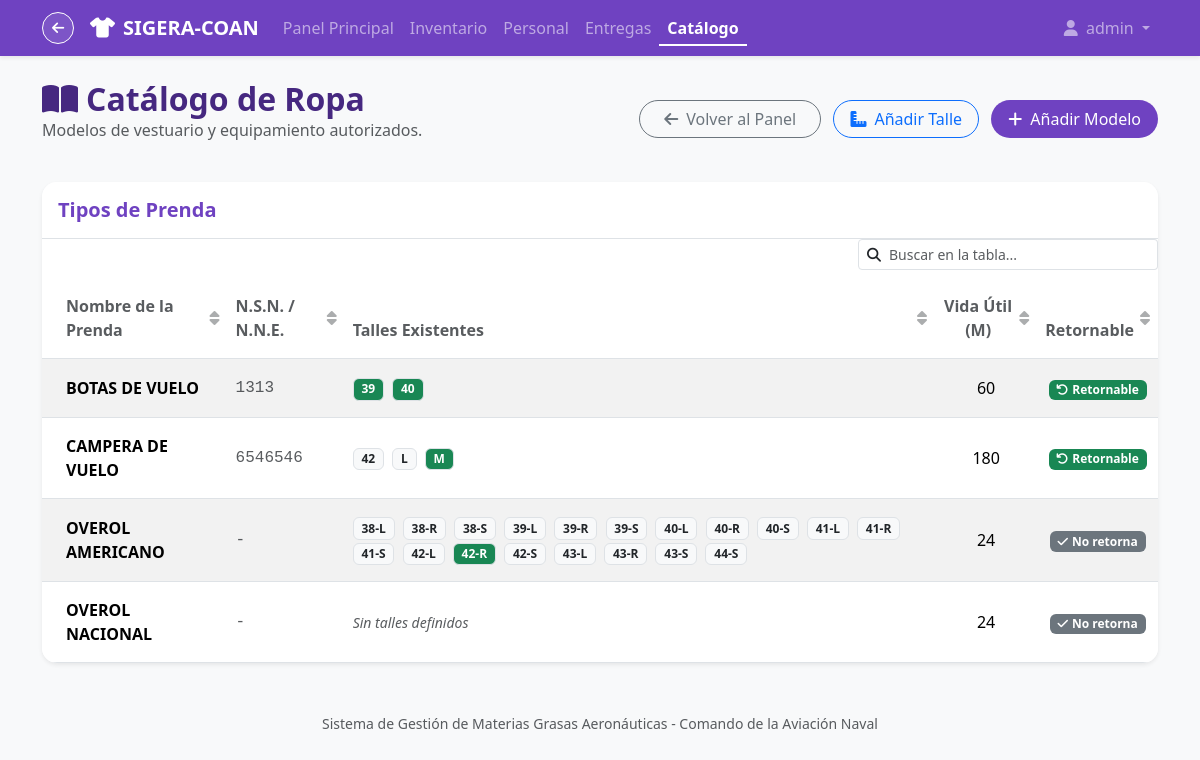
Page /sigera/catalog/ (signed in) on the committed database.
### core/models.py (models this page shows)
class CustomUser(AbstractUser):
    unit = models.ForeignKey(
        'Unit',
        on_delete=models.SET_NULL,
        null=True,
        blank=True,
        related_name='users',
        verbose_name="Unidad / Escuadrilla Asignada",
        help_text="Asignar una unidad para restringir al usuario a consumos únicamente de esta ubicación."
    )

### sigera/models.py (models this page shows, shortened)
class ClothingType(models.Model):
    name = models.CharField(max_length=150, verbose_name="Nombre de la Prenda", help_text="Ej: Mameluco de Vuelo, Borceguíes")
    description = models.TextField(blank=True, null=True, verbose_name="Descripción")
    nato_stock_number = models.CharField(max_length=100, verbose_name="N.N.E. / N.S.N.", blank=True, null=True)
    shelf_life_months = models.PositiveIntegerField(verbose_name="Vida Útil Teórica (Meses)", help_text="Tiempo estimado de uso antes de requerir reemplazo")
    must_be_returned = models.BooleanField(default=True, verbose_name="¿Debe ser devuelta?", help_text="Indica si esta prenda debe ser devuelta al pañol cuando el personal la cese de usar.")
    class Meta:
        verbose_name = "Tipo de Prenda"
        verbose_name_plural = "Tipos de Prendas"

class ClothingSize(models.Model):
    clothing_type = models.ForeignKey(ClothingType, on_delete=models.CASCADE, related_name="sizes", verbose_name="Prenda")
    size = models.CharField(max_length=50, verbose_name="Talle", help_text="Ej: S, M, L, XL, 42, 44")
    class Meta:
        verbose_name = "Talle de Prenda"
        verbose_name_plural = "Talles de Prendas"
        unique_together = ('clothing_type', 'size')

### sigera/views.py (the view)
# urls.py: path('catalog/', views.catalog_list, name='catalog_list'),
@login_required
def catalog_list(request):
    clothing_types = ClothingType.objects.prefetch_related('sizes').order_by('name')
    sizes_in_stock = set(
        ClothingSize.objects.filter(batches__available_quantity__gt=0)
        .values_list('id', flat=True)
    )
    context = {
        'clothing_types': clothing_types,
        'sizes_in_stock': sizes_in_stock,
    }
    return render(request, 'sigera/catalog_list.html', context)

### sigera/templates/sigera/catalog_list.html (shortened to what this page needs)
{% extends 'sigera/base_sigera.html' %}
{% load static %}
{% block content %}
<div class="row align-items-center mb-4 mt-2">
    <div class="col-md-6">
        <h2 class="fw-bold mb-0" style="color: #462880;"><i class="fa-solid fa-book-open me-2"></i>Catálogo de Ropa</h2>
        <p class="text-muted">Modelos de vestuario y equipamiento autorizados.</p>
    </div>
    <div class="col-md-6 text-md-end">
        <a href="{% url 'sigera:home' %}" class="btn btn-outline-secondary rounded-pill px-4 me-2">
            <i class="fa-solid fa-arrow-left me-2"></i>Volver al Panel
        </a>
        <a href="{% url 'sigera:catalog_size_create' %}" class="btn btn-outline-primary rounded-pill px-3 me-2">
            <i class="fa-solid fa-ruler-combined me-2"></i>Añadir Talle
        </a>
        <a href="{% url 'sigera:catalog_create' %}" class="btn text-white rounded-pill px-3" style="background-color: #6f42c1;">
            <i class="fa-solid fa-plus me-2"></i>Añadir Modelo
        </a>
    </div>
</div>
<div class="card shadow-sm border-0 mb-5" style="border-radius: 15px; overflow: hidden;">
    <div class="card-header bg-white border-bottom py-3">
        <h5 class="mb-0 fw-bold" style="color: #6f42c1;">Tipos de Prenda</h5>
    </div>
    <div class="card-body p-0">
        <div class="table-responsive">
            <table class="table table-hover table-striped align-middle mb-0">
                <thead style="background-color: #f8f9fa;">
                    <tr>
                        <th scope="col" class="py-3 px-4 text-muted">Nombre de la Prenda</th>
                        <th scope="col" class="py-3 text-muted">N.S.N. / N.N.E.</th>
                        <th scope="col" class="py-3 text-muted">Talles Existentes</th>
                        <th scope="col" class="py-3 text-muted text-center">Vida Útil (M)</th>
                        <th scope="col" class="py-3 text-muted text-center">Retornable</th>
                    </tr>
                </thead>
                <tbody class="border-top-0">
                    {% for item in clothing_types %}
                        <tr>
                            <td class="px-4 py-3 fw-bold">{{ item.name }}</td>
                            <td class="py-3 font-monospace text-muted">{{ item.nato_stock_number|default:"-" }}</td>
                            <td class="py-3">
                                {% for size in item.sizes.all %}
                                    {% if size.id in sizes_in_stock %}
                                        <span class="badge bg-success text-white border me-1">{{ size.size }}</span>
                                    {% else %}
                                        <span class="badge bg-light text-dark border me-1">{{ size.size }}</span>
                                    {% endif %}
                                {% empty %}
                                    <span class="text-muted small fst-italic">Sin talles definidos</span>
                                {% endfor %}
                            </td>
                            <td class="py-3 text-center">{{ item.shelf_life_months }}</td>
                            <td class="py-3 text-center">
                                {% if item.must_be_returned %}
                                    <span class="badge bg-success"><i class="fa-solid fa-arrow-rotate-left me-1"></i>Retornable</span>
                                {% else %}
                                    <span class="badge bg-secondary"><i class="fa-solid fa-check me-1"></i>No retorna</span>
                                {% endif %}
                            </td>
                        </tr>
                    {% endfor %}
                </tbody>
            </table>
        </div>
    </div>
</div>
{% endblock %}

### sigera/templates/sigera/base_sigera.html (shortened to what this page needs)
{% extends 'base.html' %}
{% load static %}
{% block navbar %}
<nav class="navbar navbar-expand-lg navbar-dark shadow-sm mb-4" style="background-color: #6f42c1;">
    <div class="container">
        <a href="/" class="btn btn-sm text-white border-white me-3" style="border-radius: 50%; width: 32px; height: 32px; padding: 0; display: flex; align-items: center; justify-content: center; background: rgba(255,255,255,0.1);" title="Volver al Portal">
            <i class="fa-solid fa-arrow-left"></i>
        </a>
        <a class="navbar-brand d-flex align-items-center" href="{% url 'sigera:home' %}">
            <i class="fa-solid fa-shirt me-2"></i>
            <strong>SIGERA-COAN</strong>
        </a>
        <div class="collapse navbar-collapse" id="sigeraNav">
            <ul class="navbar-nav me-auto">
                <li class="nav-item">
                    <a class="nav-link {% if request.resolver_match.url_name == 'home' %}active fw-bold text-white border-bottom border-2 border-white pb-1{% endif %}" href="{% url 'sigera:home' %}">Panel Principal</a>
                </li>
                {% if user.is_authenticated %}
                <li class="nav-item">
                    <a class="nav-link {% if 'stock' in request.resolver_match.url_name %}active fw-bold text-white border-bottom border-2 border-white pb-1{% endif %}" href="{% url 'sigera:stock_list' %}">Inventario</a>
                </li>
                <li class="nav-item">
                    <a class="nav-link {% if 'personnel' in request.resolver_match.url_name %}active fw-bold text-white border-bottom border-2 border-white pb-1{% endif %}" href="{% url 'sigera:personnel_list' %}">Personal</a>
                </li>
                <li class="nav-item">
                    <a class="nav-link {% if 'assignment' in request.resolver_match.url_name %}active fw-bold text-white border-bottom border-2 border-white pb-1{% endif %}" href="{% url 'sigera:assignment_list' %}">Entregas</a>
                </li>
                <li class="nav-item">
                    <a class="nav-link {% if 'catalog' in request.resolver_match.url_name %}active fw-bold text-white border-bottom border-2 border-white pb-1{% endif %}" href="{% url 'sigera:catalog_list' %}">Catálogo</a>
                </li>
                {% endif %}
            </ul>
            <ul class="navbar-nav ms-auto">
                {% if user.is_authenticated %}
                    <li class="nav-item dropdown">
                        <a class="nav-link dropdown-toggle" href="#" id="userDropdown" role="button" data-bs-toggle="dropdown" aria-expanded="false">
                            <i class="fa-solid fa-user me-1"></i> {{ user.username }}
                        </a>
                    </li>
                {% else %}
                    <li class="nav-item">
                        <a class="nav-link" href="{% url 'login' %}">Iniciar Sesión</a>
                    </li>
                {% endif %}
            </ul>
        </div>
    </div>
</nav>
{% endblock %}

### rows in the picture
CustomUser: username "admin"
ClothingType: name "BOTAS DE VUELO", nato_stock_number "1313", shelf_life_months "60", must_be_returned True (drawn)
ClothingSize: size "39"
ClothingSize: size "40"
ClothingType: name "CAMPERA DE VUELO", nato_stock_number "6546546", shelf_life_months "180", must_be_returned True (drawn)
ClothingSize: size "42"
ClothingSize: size "L"
ClothingSize: size "M"
ClothingType: name "OVEROL AMERICANO", nato_stock_number "-", shelf_life_months "24", must_be_returned False (drawn)
ClothingSize: size "38-L"
ClothingSize: size "38-R"
ClothingSize: size "38-S"
ClothingSize: size "39-L"
ClothingSize: size "39-R"
ClothingSize: size "39-S"
ClothingSize: size "40-L"
ClothingSize: size "40-R"
ClothingSize: size "40-S"
ClothingSize: size "41-L"
ClothingSize: size "41-R"
ClothingSize: size "41-S"
ClothingSize: size "42-L"
ClothingSize: size "42-R"
ClothingSize: size "42-S"
ClothingSize: size "43-L"
ClothingSize: size "43-R"
ClothingSize: size "43-S"
ClothingSize: size "44-S"
ClothingType: name "OVEROL NACIONAL", nato_stock_number "-", shelf_life_months "24", must_be_returned False (drawn)
